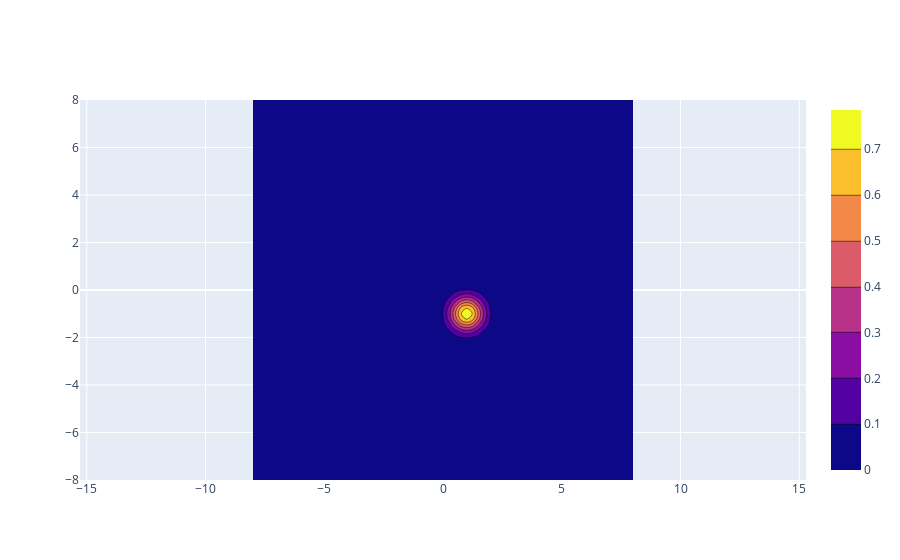

The notebook cell saved with this chart:
### Code cell
pos1Vect = cp.arange(minPos, maxPos + stepPos, stepPos)
pos2Vect = cp.arange(minPos, maxPos + stepPos, stepPos)
posVectSize = len(pos1Vect)

posMat = cp.dstack(cp.meshgrid(pos1Vect, pos2Vect)).reshape(-1, 2)
initMat = cp.round(cp.array([initState(q) for q in posMat]), 6).reshape(posVectSize, posVectSize)
initProb = (abs(initMat)**2).tolist()

α = 0.02
m = 1

dat = plt.Contour(z = initProb, x = pos1Vect.tolist(), y = pos2Vect.tolist())
fig = plt.Figure(data = dat)
fig.update_layout(yaxis_scaleanchor= "x")
fig.show()

### Figure 1 — Plotly figure (JSON) as saved in the notebook; plotly's stock layout.template omitted (floating-point values rounded to 4 significant figures; data arrays with more than 128 entries replaced by an {"elided": "..."} marker saying what was removed)
{"data": [{"type": "contour", "x": [-8, -7.75, -7.5, -7.25, -7, -6.75, -6.5, -6.25, -6, -5.75, -5.5, -5.25, -5, -4.75, -4.5, -4.25, -4, -3.75, -3.5, -3.25, -3, -2.75, -2.5, -2.25, -2, -1.75, -1.5, -1.25, -1, -0.75, -0.5, -0.25, 0, 0.25, 0.5, 0.75, 1, 1.25, 1.5, 1.75, 2, 2.25, 2.5, 2.75, 3, 3.25, 3.5, 3.75, 4, 4.25, 4.5, 4.75, 5, 5.25, 5.5, 5.75, 6, 6.25, 6.5, 6.75, 7, 7.25, 7.5, 7.75, 8], "y": [-8, -7.75, -7.5, -7.25, -7, -6.75, -6.5, -6.25, -6, -5.75, -5.5, -5.25, -5, -4.75, -4.5, -4.25, -4, -3.75, -3.5, -3.25, -3, -2.75, -2.5, -2.25, -2, -1.75, -1.5, -1.25, -1, -0.75, -0.5, -0.25, 0, 0.25, 0.5, 0.75, 1, 1.25, 1.5, 1.75, 2, 2.25, 2.5, 2.75, 3, 3.25, 3.5, 3.75, 4, 4.25, 4.5, 4.75, 5, 5.25, 5.5, 5.75, 6, 6.25, 6.5, 6.75, 7, 7.25, 7.5, 7.75, 8], "z": {"elided": "65x65 float values"}}], "layout": {"yaxis": {"scaleanchor": "x"}}}
